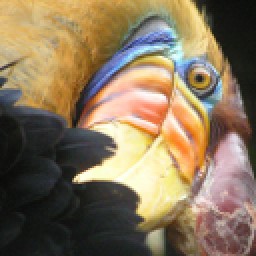
%> input picture lab4/bird_small.png, 128 x 128 px (shown 2 times larger)
$ octave test.m   (GNU Octave 9; MATLAB toolbox functions it lacks are replaced by stand-ins)
%> lines starting %> are read from the running program, lines starting %| are printed output that depends on the picture
### lab4/kMeansInitCentroids.m
function centroids = kMeansInitCentroids(X, K)
%KMEANSINITCENTROIDS Функция вычисляет начальные значения
%   K центров, которые предполагается использовать в методе k-средних
%   для обработки массива Х
%
% Следует правильно вычислить следующие величины.
centroids = zeros(K, size(X, 2));

% ====================== Ваш код здесь ======================
% Указание: Установите центры случайным образом из набора Х.
%

% Случайное задание центров из примеров
% Случайно перегруппировать индексы примеров
randidx = randperm(size(X, 1));
% Взять первые K примеров в качестве центров
centroids = X(randidx(1:K), :);


% =============================================================

end

### lab4/runkMeans.m
function [centroids, idx] = runkMeans(X, initial_centroids, ...
                                      max_iters, plot_progress)
%RUNKMEANS runs the K-Means algorithm on data matrix X, where each row of X
%   is a single example
%   [centroids, idx] = RUNKMEANS(X, initial_centroids, max_iters, ...
%   plot_progress) runs the K-Means algorithm on data matrix X, where each
%   row of X is a single example. It uses initial_centroids used as the
%   initial centroids. max_iters specifies the total number of interactions
%   of K-Means to execute. plot_progress is a true/false flag that
%   indicates if the function should also plot its progress as the
%   learning happens. This is set to false by default. runkMeans returns
%   centroids, a Kxn matrix of the computed centroids and idx, a m x 1
%   vector of centroid assignments (i.e. each entry in range [1..K])
%

% Set default value for plot progress
if ~exist('plot_progress', 'var') || isempty(plot_progress)
    plot_progress = false;
end

% Plot the data if we are plotting progress
if plot_progress
    figure;
    hold on;
end

% Initialize values
[m n] = size(X);
K = size(initial_centroids, 1);
centroids = initial_centroids;
previous_centroids = centroids;
idx = zeros(m, 1);

%%%%%%% my add
sp_part = [floor(sqrt(max_iters)),ceil(sqrt(max_iters))];

%%%%%%%
% Run K-Means
for i=1:max_iters

    % Output progress
    fprintf('Итерация k-средних %d/%d...\n', i, max_iters);
    if exist('OCTAVE_VERSION')
        fflush(stdout);
    end

    % For each example in X, assign it to the closest centroid
    idx = findClosestCentroids(X, centroids);

    % Optionally, plot progress here
    if plot_progress

        for j = i:max_iters
            %%%%%%% my add subplots
            subplot(sp_part(1),sp_part(2),j);
            hold on;
            %%%%%%%
            plotProgresskMeans(X, centroids, previous_centroids, idx, K, i);

        end
        previous_centroids = centroids;
        %fprintf('Нажмите любую клавишу для продолжения.\n');
        %pause;
    end

    % Given the memberships, compute new centroids
    centroids = computeCentroids(X, idx, K);
end

% Hold off if we are plotting progress
if plot_progress
    hold off;
end

end

### lab4/findClosestCentroids.m
function idx = findClosestCentroids(X, centroids)
%FINDCLOSESTCENTROIDS задает перегруппировку примеров (точек) к ближайшим
%   центрам и последующему пересчету местоположения центров
%   idx = FINDCLOSESTCENTROIDS (X, centroids) возвращает положения ближайших центров
%   в виде массива idx для набора данных X, в котором каждая стока представляет собой
%   отдельный пример. Таким образом, вектор idx = m x 1 определяет индексы
%   центров i-го примера (соответственно, каждый эелемент находится в
%   диапазоне от [1..K])
%

% Определение K
K = size(centroids, 1);

% Требуется корректно вычислить и вывести значения массива
idx = zeros(size(X,1), 1);

% ====================== Ваш код здесь ======================
% Инструкция:   Осуществите полный перебор набора данных, для каждого элемента
%               набора данных найдите соответствующий ему ближайший центр,
%               сохраните индекс в одномерном массиве idx.
%               А именно, idx(i) должен содержать индекс
%               ближайшего центра для произвольного примера i. Таким образом,
%               диапазон значений в заполняемом массиве должен быть от 1 до K.

calc = zeros(K,1);


for i=1:length(X)
    for j=1:K
        a = centroids(j,:) - X(i,:);
        a = a.^2;
        calc(j) = sum(a,2);
    end
    [~,idx(i)] = min(calc);
end
% =============================================================

end

### lab4/computeCentroids.m
function centroids = computeCentroids(X, idx, K)
%COMPUTECENTROIDS возвращает новые значения центров, формируемые в процессе
%   итерационного уточнения положения среднего.
%   Уточнение сводится к перегруппировке примеров (точек) к ближайшим центрам
%   и последующему перерасчету местоположения центров.
%   centroids = COMPUTECENTROIDS(X, idx, K) возвращает новые центры.
%   В качестве входных данных выступает набор (матрица) X,
%   каждая строка которого (которой) представляет собой отдельный пример, a
%   вектор idx = m x 1 определяет индексы центров i-го примера
%   (К - количество центров). Возвращаемой переменной является матрица
%   центров, в которой каждая строка представляет собой конечное среднее центров.
%
% Полезные переменные
[m n] = size(X);

% Следует правильно вычислить следующие величины.
centroids = zeros(K, n);


% ====================== Ваш код здесь ======================
% Указание:     Обрабатывайте каждый центр и вычисляйте среднее значение
%               всех точек (примеров), которые ему соответствуют.
%               Конкретнее, вектор-строка центров centroids(i, :)
%               должен содержать среднее значение всех примеров,
%               соответствующих центроиду i.

for i=1:length(centroids)
    centroids(i,:) = sum(X(idx==i,:),1)/sum(idx==i);
end

num_in_centroid = zeros(K);


% =============================================================


end

### lab4/test.m
%% ============= Часть 4: "K-means" кластеризация элементов изображения ===============
%  Терминология: пиксел (англ. pixel = picture element) обозначает элемент
%  изображения ("элиз")
%  В данном упражнении, следует применить процедуру кластеризации методом k-средних
%  для сжатия изображения. Для того, чтобы сделать это, "k-means" кластеризация
%  производится в цветовом пространстве исходного изображения, а затем производится отображение
%  на ближайшие центроиды в трансформированном цветовом пространстве.
%
%  Требуется подготовить код функции kMeansInitCentroids.m
%

fprintf('\nВыполнение процедуры кластеризации методом k-средних на изображении.\n\n');

%  Загрузка изображения птицы
original = imread('bird_small.png');
%> original is the input picture: size 128x128x3 uint8; mean R, G, B 135.4, 117.4, 91.3
A = rgb2gray(imread('bird_small.png'));
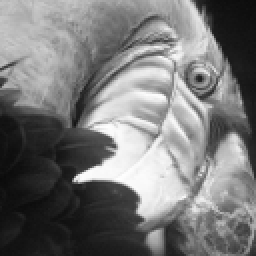
%> A: size 128x128 uint8 (shown 2 times larger); min 10, max 255, mean 119.8

% Если загрузка не производится, можно воспользоваться процедурой
%   load ('bird_small.mat');

A = double(A) / 255;
%> A: size 128x128 double
% Осуществляется деление на 255 с целью нормировки всех данных в диапазоне от 0 до 1

% Размер изображения
img_size = size(A);
%> img_size = [128 128]

% Переопределение RGB изображения в матрицу Nx3, где N = количество элизов.
% Таким образом, каждая строка содержит сейчас значения компонент красного, зеленого и синего цветов
% В результате таких трансформаций, образована матрица X, которая будет использована в k-means.
X = reshape(A, img_size(1) * img_size(2), 1);

% приступить к исполнению алгоритма кластеризации k-means на полученных данных
% Следует использовать различные значени K и max_iters
K = 3;
max_iters = 10;

% При  моделировании следует производить случайную начальную инициализацию центроидов.
% Необходимо запрограммировать kMeansInitCentroids.m перед обработкой
initial_centroids = kMeansInitCentroids(X, K);
%> in kMeansInitCentroids, `centroids = X(randidx(1:K), :);`: centroids = [0.0863; 0.545; 0.149]
%> initial_centroids = [0.0863; 0.545; 0.149]

% Моделирование алгоритма
[centroids, idx] = runkMeans(X, initial_centroids, max_iters);
%> the loop in runkMeans, `for i=1:max_iters` made 10 passes
%> centroids on passes 1 to 10: [0.0857; 0.663; 0.212], [0.0955; 0.696; 0.284], [0.108; 0.717; 0.347], [0.118; 0.736; 0.395], [0.125; 0.753; 0.428], [0.131; 0.763; 0.45], [0.135; 0.771; 0.466], [0.137; 0.778; 0.476], [0.139; 0.782; 0.484], [0.14; 0.786; 0.49]
%> centroids = [0.14; 0.786; 0.49]


%% ================= Часть 5: Сжатие изображения ======================
%  В этой части лабораторной работы Вы будете использовать
%  метод кластеризации k-средних для сжатия изображения.


% Нахождение ближайших значений в кластере
idx = findClosestCentroids(X, centroids);

% Представление изображения X в терминах индексов в idx.

% Восстановление изображения производится посредством отображения каждой точки изображения
% (заданной посредством индексов в idx) на значения центроидов
X_recovered = centroids(idx,:);

% Преобразование формата изображения
X_recovered = reshape(X_recovered, img_size(1), img_size(2), 1);
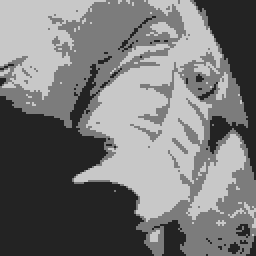
%> X_recovered: size 128x128 double (shown 2 times larger); min 0.14, max 0.786, mean 0.467
figure;
% Отображение исходного изображения
subplot(1, 2, 1);
imshow(original);
title('Оригинал');

% Отображение сжатого изображения
subplot(1, 2, 2);
imshow(X_recovered)
title(sprintf('Сжатое с %d цветами', K));
